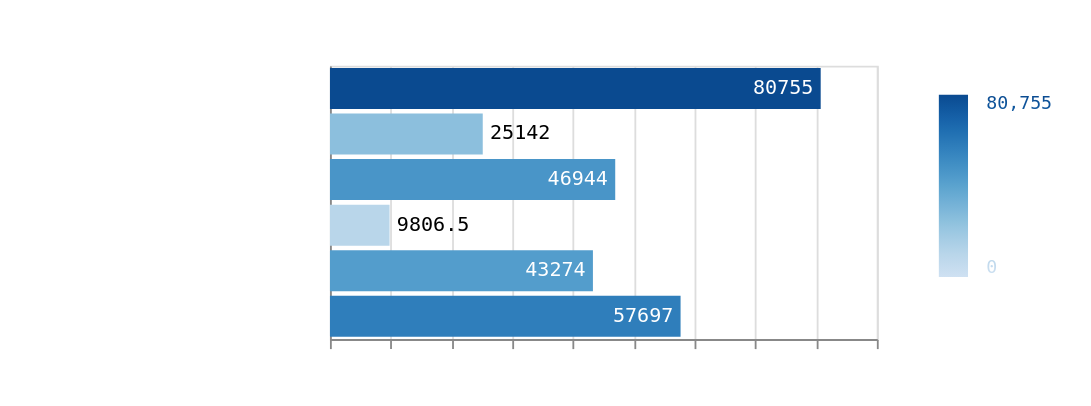

Express this chart as Vega-Lite.
### Vega-Lite specification from a JSON file in a GitHub repository (floating-point values rounded to 4 significant figures)
{"$schema": "https://vega.github.io/schema/vega-lite/v5.json", "description": "3DMark Benchmark", "height": 150, "config": {"axis": {"gridColor": "var(--color-line-secondary)"}, "style": {"guide-label": {"font": "'JetBrains Mono', monospace", "fill": "var(--color-text-emphasis)"}, "guide-title": {"font": "'JetBrains Mono', monospace", "fill": "var(--color-text-emphasis)"}, "group-title": {"font": "'JetBrains Mono', monospace", "fill": "var(--color-text-emphasis)"}, "group-subtitle": {"font": "'JetBrains Mono', monospace", "fontStyle": "italic", "fill": "var(--color-text-primary)"}}, "text": {"font": "'JetBrains Mono', monospace", "fontSize": 11}, "view": {}}, "title": {"text": "3DMark Ice Storm GPU Benchmark", "subtitle": "more is better"}, "data": {"name": "scores", "values": [{"name": "Intel HD Graphics 510", "score": 43274}, {"name": "ARM Mali-G52 MP2", "score": 25142}, {"name": "ARM Mali-G52 MP6", "score": 46944}, {"name": "ARM Mali-T860 MP2", "score": 9806.0}, {"name": "NVIDIA Tegra X1 Maxwell", "score": 57697}, {"name": "AMD Radeon RX Vega 3", "score": 80755}]}, "encoding": {"y": {"field": "name", "type": "nominal", "axis": {"ticks": false, "labelPadding": 8, "labelFontWeight": "bold", "labelFontSize": 11}}, "x": {"field": "score", "type": "quantitative", "axis": {"labelSeparation": 10, "labelFlush": false}}}, "layer": [{"mark": {"type": "bar"}, "encoding": {"color": {"field": "score", "type": "quantitative", "scale": {"domainMin": 0}, "legend": {"title": "Score", "titleOrient": "bottom", "gradientLength": 100, "padding": 16, "labelOffset": 10, "tickCount": 1}}}}, {"mark": {"type": "text", "aria": false, "align": {"expr": "datum.score < 30000 ? 'left' : 'right'"}, "dx": {"expr": "datum.score < 30000 ? 4 : -4"}}, "encoding": {"text": {"field": "score", "type": "quantitative"}, "color": {"condition": {"test": {"field": "score", "gt": 30000}, "value": "white"}}}}]}
